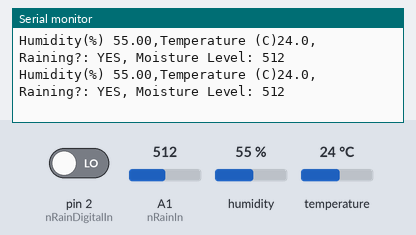
Bench run of a sketch on a simulated Arduino Uno, built with avr-gcc and run on an emulated ATmega328P. Shown: the last lines printed to the serial monitor. The inputs (shaded band) are chosen by the test bench; at power-on: pin 2 (nRainDigitalIn) LOW, humidity 55 %, A1 (nRainIn) = 512, temperature 24 °C.

Above: at 2.8 s.
2.9 s: pin 2 (nRainDigitalIn) driven HIGH
At 4.5 s:
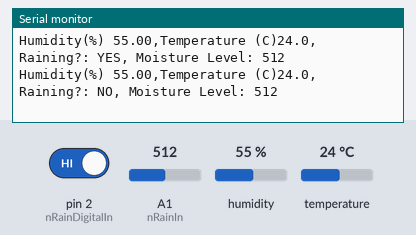
7.6 s: humidity set to 22 %
At 8.7 s:
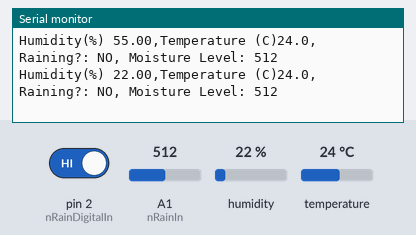
10.3 s: A1 (nRainIn) set to 716
At 10.3 s:
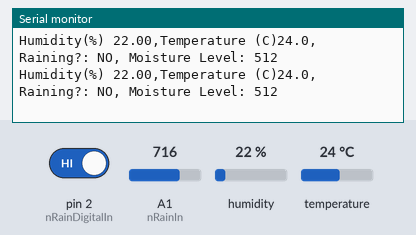
13.0 s: temperature set to 12 °C
At 15.4 s:
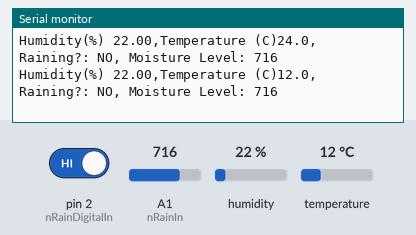
15.7 s: A1 (nRainIn) set to 900
At 17.0 s:
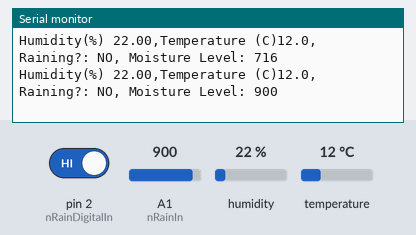
18.4 s: pin 2 (nRainDigitalIn) driven LOW
At 21.2 s:
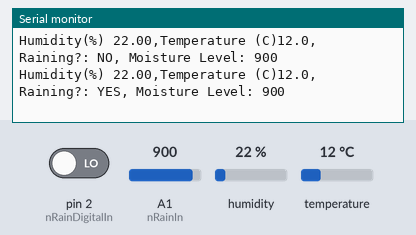
Timing chart, 0 to 22.7 s (numbered marks = the images above; inputs shaded):
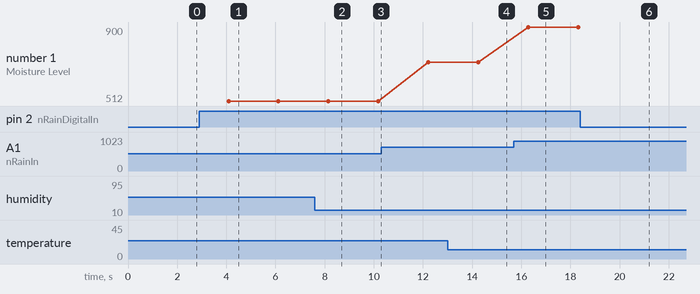

Measured:
- after the input at 2.9 s, the serial monitor: prints a new line after 1.2 s (image 1)
- after the input at 7.6 s, the serial monitor: prints a new line after 0.55 s (image 2)
- after the input at 13.0 s, the serial monitor: prints a new line after 1.2 s (image 4)
- after the input at 15.7 s, the serial monitor: prints a new line after 0.58 s (image 5)
- after the input at 18.4 s, the serial monitor: prints a new line after 1.9 s (image 6)
- plotted number 1: 512 → 716 after the input at 10.3 s, 716 → 900 after the input at 15.7 s

The sketch:

temp_humi_rainfall_test.ino
```cpp
#include <dht.h>

dht DHT;

#define DHT11_PIN 5


//rain.c

int nRainIn = A1;
int nRainDigitalIn = 2;
int nRainVal;
boolean bIsRaining = false;
String strRaining;

//rain.c


void setup()
{
  Serial.begin(9600);
   pinMode(2,INPUT);            //rain.c
  //Serial.println("DHT TEST PROGRAM ");
  //Serial.print("LIBRARY VERSION: ");
  //Serial.println(DHT_LIB_VERSION);
  Serial.println();
  //Serial.println("Type,\tstatus,\tHumidity (%),\tTemperature (C)");
}

void loop()
{
  // READ DATA
 // Serial.print("DHT11, \t");
  int chk = DHT.read11(DHT11_PIN);
  switch (chk)
  {
    case DHTLIB_OK:
                Serial.print("");
                break;
    case DHTLIB_ERROR_CHECKSUM:
                Serial.print("Checksum error,\t");
                break;
    case DHTLIB_ERROR_TIMEOUT:
                Serial.print("Time out error,\t");
                break;
    case DHTLIB_ERROR_CONNECT:
        Serial.print("Connect error,\t");
        break;
    case DHTLIB_ERROR_ACK_L:
        Serial.print("Ack Low error,\t");
        break;
    case DHTLIB_ERROR_ACK_H:
        Serial.print("Ack High error,\t");
        break;
    default:
                Serial.print("Unknown error,\t");
                break;
  }
  // DISPLAY DATA
  Serial.print("Humidity(%) ");
  Serial.print(DHT.humidity);
  Serial.print(",");
  Serial.print("Temperature (C)");
  Serial.print(DHT.temperature, 1);

  //delay(2000);

   //rain.c

    nRainVal = analogRead(nRainIn);
  bIsRaining = !(digitalRead(nRainDigitalIn));
  if(bIsRaining){

    strRaining = "YES";
  }
  else{
    strRaining = "NO";
  }

  Serial.print(",Raining?: ");
  Serial.print(strRaining);
  Serial.print(",");
  Serial.print(" Moisture Level: ");
  Serial.println(nRainVal);

  delay(2000);

  //rain.c
}
```
